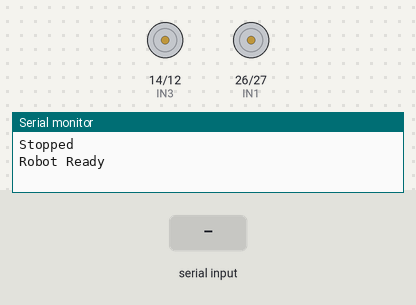
Simulated run of this sketch. Board: ESP32. Shown: motor-driver pin pairs drawn as motors (green arrow = first pin HIGH = forward, orange = second pin HIGH = backward, longer = more drive), the last lines printed to the serial monitor. The test bench sets the inputs (shaded band). Nothing arrives over Bluetooth unless stated.

Above: at 1.2 s.
1.3 s: "forward\n" received over the second serial link
At 1.9 s:
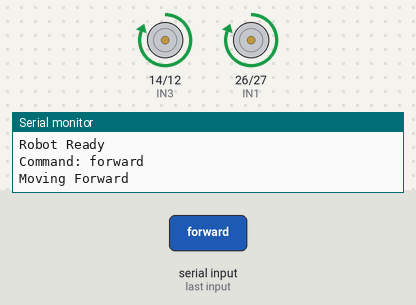
2.8 s: "backward\n" received over the second serial link
At 4.0 s:
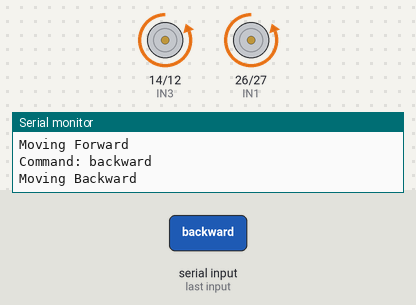
4.3 s: "left\n" received over the second serial link
At 5.3 s:
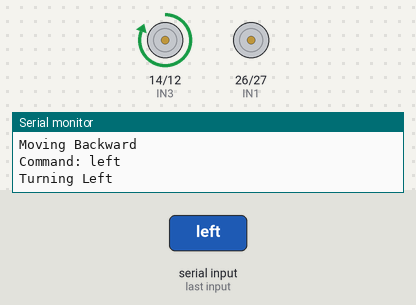
5.8 s: "right\n" received over the second serial link
At 6.5 s:
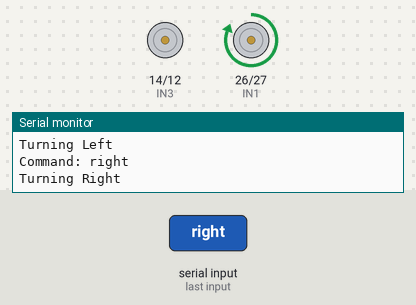
Timing chart, 0 to 8.3 s (numbered marks = the images above; inputs shaded):
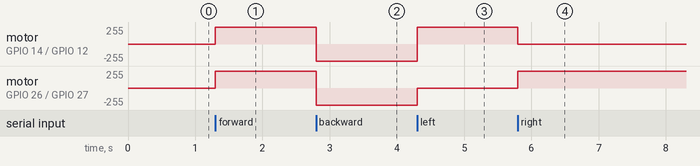

The sketch:

SmartVoiceControlledWheelchair.ino
```cpp
#include <BluetoothSerial.h>

BluetoothSerial SerialBT;

// Motor pins from the Arduino code in the project report
#define IN1 26
#define IN2 27
#define IN3 14
#define IN4 12

String command = "";

void setup() {
  Serial.begin(115200);
  SerialBT.begin("ESP32_Voice_Controller");

  pinMode(IN1, OUTPUT);
  pinMode(IN2, OUTPUT);
  pinMode(IN3, OUTPUT);
  pinMode(IN4, OUTPUT);

  stopMotors();
  Serial.println("Robot Ready");
}

void loop() {
  if (SerialBT.available()) {
    command = SerialBT.readStringUntil('\n');
    command.trim();
    command.toLowerCase();

    Serial.print("Command: ");
    Serial.println(command);

    if (command == "forward") {
      moveForward();
    } else if (command == "backward") {
      moveBackward();
    } else if (command == "left") {
      turnLeft();
    } else if (command == "right") {
      turnRight();
    } else if (command == "stop") {
      stopMotors();
    }
  }
}

void moveForward() {
  digitalWrite(IN1, HIGH);
  digitalWrite(IN2, LOW);
  digitalWrite(IN3, HIGH);
  digitalWrite(IN4, LOW);
  Serial.println("Moving Forward");
}

void moveBackward() {
  digitalWrite(IN1, LOW);
  digitalWrite(IN2, HIGH);
  digitalWrite(IN3, LOW);
  digitalWrite(IN4, HIGH);
  Serial.println("Moving Backward");
}

void turnLeft() {
  digitalWrite(IN1, LOW);
  digitalWrite(IN2, LOW);
  digitalWrite(IN3, HIGH);
  digitalWrite(IN4, LOW);
  Serial.println("Turning Left");
}

void turnRight() {
  digitalWrite(IN1, HIGH);
  digitalWrite(IN2, LOW);
  digitalWrite(IN3, LOW);
  digitalWrite(IN4, LOW);
  Serial.println("Turning Right");
}

void stopMotors() {
  digitalWrite(IN1, LOW);
  digitalWrite(IN2, LOW);
  digitalWrite(IN3, LOW);
  digitalWrite(IN4, LOW);
  Serial.println("Stopped");
}
```

Measured:
- after the input at 1.3 s, motor on GPIO 14 (IN3) / GPIO 12 (IN4), motor on GPIO 26 (IN1) / GPIO 27 (IN2): stopped → forward 255/255 at once
- after the input at 2.8 s, motor on GPIO 14 (IN3) / GPIO 12 (IN4), motor on GPIO 26 (IN1) / GPIO 27 (IN2): forward 255/255 → backward 255/255 at once
- after the input at 4.3 s, motor on GPIO 14 (IN3) / GPIO 12 (IN4): backward 255/255 → forward 255/255 at once; motor on GPIO 26 (IN1) / GPIO 27 (IN2): backward 255/255 → stopped at once
- after the input at 5.8 s, motor on GPIO 14 (IN3) / GPIO 12 (IN4): forward 255/255 → stopped at once; motor on GPIO 26 (IN1) / GPIO 27 (IN2): stopped → forward 255/255 at once
